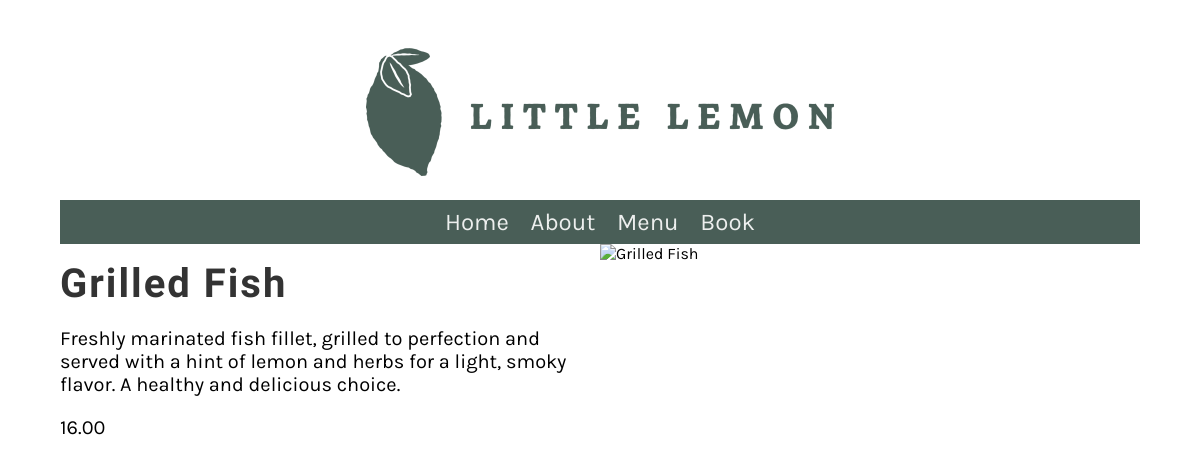
The app's page /menu_item/3 with its own data.
### restaurant/models.py (models this page shows, shortened)
class Menu(models.Model):
   name = models.CharField(max_length= 255)
   price = models.IntegerField()
   description = models.CharField(max_length=1000, default='')

### restaurant/views.py (the view)
# urls.py: path('menu_item/<int:pk>',views.display_menu_item, name="menu_item"),
def display_menu_item(request, pk=None):
    if pk:
        menu_item = Menu.objects.get(pk=pk)
    else:
        menu_item = ""
    return render(request,'menu_item.html', {'menu_item': menu_item})

### restaurant/templates/menu_item.html
{% extends 'base.html' %}
{% block content %}
<div class="row">
    <div class="column">
        <h2>{{menu_item.name}}</h2>
        <p>{{menu_item.description}}</p>
        <p>{{menu_item.price}}.00</p>
    </div>
    <div class="column">
        <img src="{{ menu_item.image.url }}" alt="{{ menu_item.name }}" class="menu-item-image">
    </div>
</div>
{%endblock%}

### restaurant/static/css/style.css (style rules this page uses)
body { font-family: 'Karla', sans-serif; margin-top: 3rem; margin-bottom: 3rem; margin-left: 5%; margin-right: 5%; }
h1, h2, h3, h4, h5, h6 { font-family: 'Markazi Text', serif; letter-spacing: 2px;; }
h2 { font-size: 2.5rem; color: #333333; margin:1rem 0; }
p, ul { font-size: 1.25rem;; }
.row { display: flex; flex-direction: row; width: 100%; padding-bottom: 1rem; }
.column { flex-basis: 50%; margin-bottom: 1rem; padding-bottom: 1rem; }

### records on screen
Menu: name "Grilled Fish", description "Freshly marinated fish fillet, grilled to perfection and served with a hint of lemon and herbs for a light, smoky flavor. A healthy and delicious choice.", price "16"
